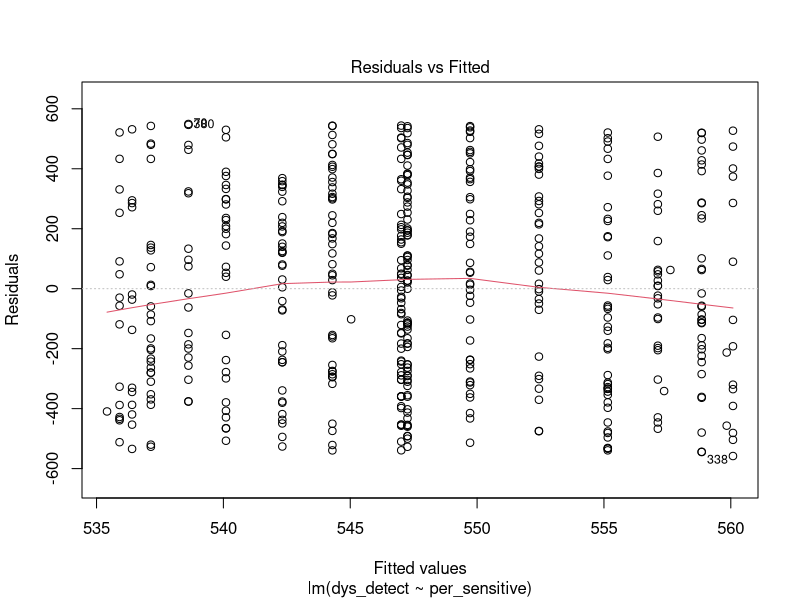
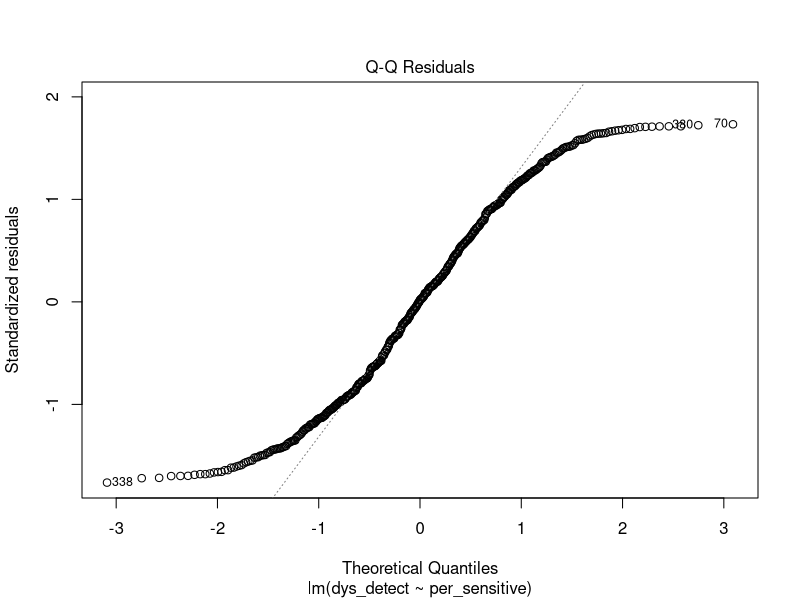
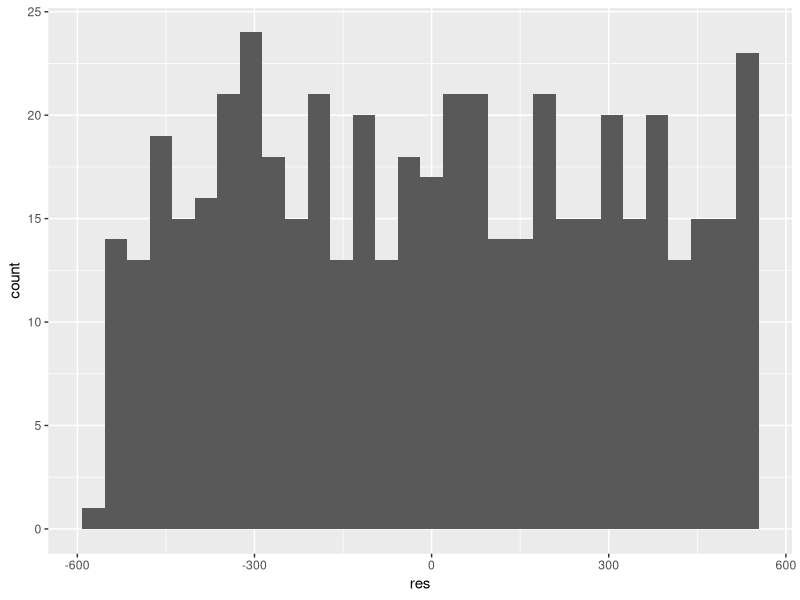

Recreate these plots in R, in order.
# Setup data and packages
library(car)
library(ggplot2)
library(foreign)

lab6.data = read.csv("lab 6 sra 365 wc-1.csv", header = TRUE)

# Regression model for if per_sensitive predicts dys_detect, test for independence of observations
lab6.reg = lm(dys_detect ~ per_sensitive, data = lab6.data)
dwt(lab6.reg)

# Homogenity of variance test
plot(lab6.reg, which = 1)

# Test for normality w/ Q-Q plot
plot(lab6.reg, which = 2)

# Test for normality w/ Shapiro Wilk Test
lab6.data$res = resid(lab6.reg)
resid.plot = ggplot(lab6.data, aes(res))
resid.plot + geom_histogram()
shapiro.test(lab6.data$res)

#Stores standardized residuals
lab6.data$std.r = rstandard(lab6.reg)

